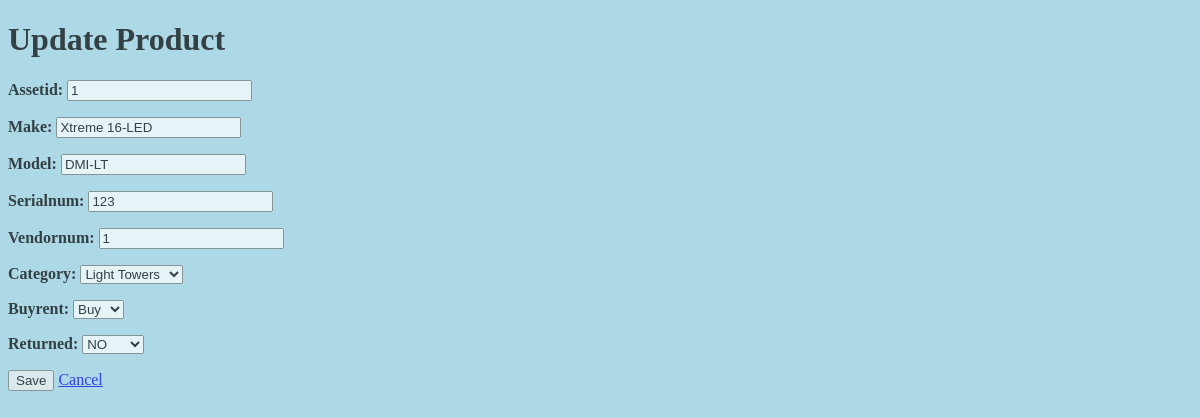
The app's page /rental/details/2/update/, older data.
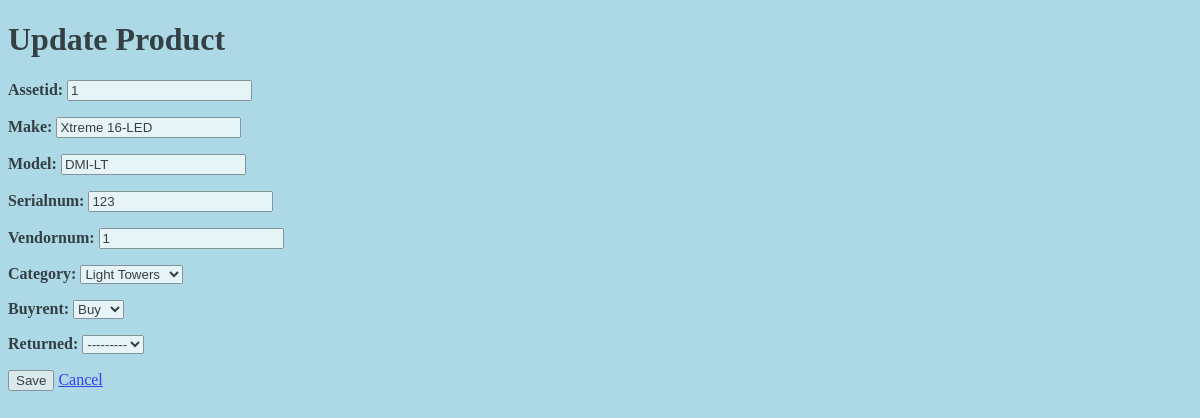
The same page, newer data.
### rentalsite/models.py (models this page shows, shortened)
class Equipment(models.Model):
    assetid = models.CharField(max_length=200)
    make = models.CharField(max_length=200)
    model = models.CharField(max_length=200)
    serialnum = models.CharField(max_length=200)
    vendornum = models.CharField(max_length=200)
    category = models.CharField(max_length=255, choices=CATEGORY_CHOICES, default="Earth Moving")
    buyrent = models.CharField(max_length=4, choices=(('buy', 'Buy'), ('rent', 'Rent')), default='Buy')
    returned = models.CharField(max_length=3, choices=(('yes', 'YES'), ('no', 'NO')))

### rentalsite/views.py (the view)
# urls.py: path('details/<int:pk>/update/', views.EquipmentUpdate.as_view(), name='update'),
class EquipmentUpdate(UpdateView):
    model = Equipment
    fields = ['assetid', 'make', 'model', 'serialnum', 'vendornum', 'category', 'buyrent', 'returned']
    template_name = 'rentalsite/equipment_update.html'
    success_url = reverse_lazy('rentalsite:modules')

### rentalsite/templates/rentalsite/equipment_update.html (shortened to what this page needs)
<!DOCTYPE html>
<html>
<h1>Update Product</h1>
<body>
{% block content %}
    <form method="post">{% csrf_token %}
        <b>{{ form.as_p }}</b>
            <button type="submit" value="Save">Save</button>
        <a href="http://127.0.0.1:8000/rental/listpages/" > Cancel </a>
    </form>
{% endblock content %}
</body>
</html>

Row changes from the older to the newer data that the page shows:
changed Equipment "Xtreme 16-LED": returned "NO" → "---------"
